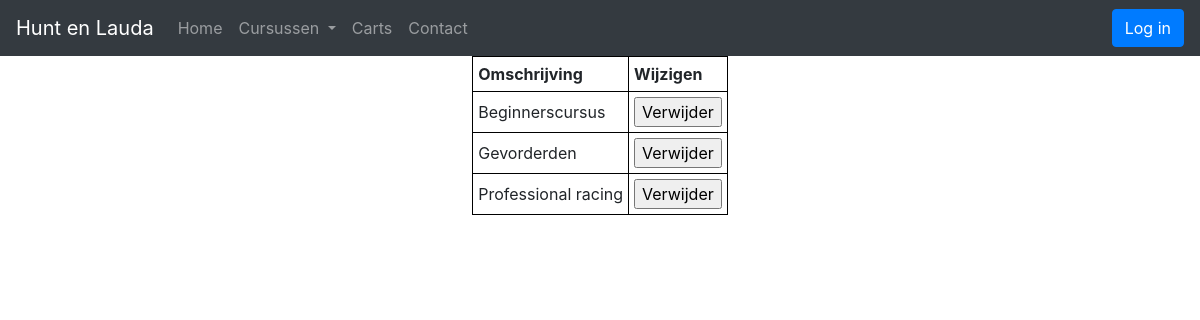
Page /cursussen-overzicht.php on the committed database.
### tables this page shows
CREATE TABLE `cursus` (
  `idcursus` int(11) NOT NULL,
  `omschrijving` varchar(45) DEFAULT NULL
);

### cursussen-overzicht.php (the view, shortened to what this page needs)
<?php
include "db/db_connection.php";
?>
<!doctype html>
<html lang="en">
<head>
    <?php
    include "includes/header.php";
    ?>
</head>
<body>
<?php
include "includes/navbar.php";
?>
<div class="container">
    <div class="row">
        <div class="col-12">
            <table>
                <tr>
                    <th>Omschrijving</th>
                    <th>Wijzigen</th>
                </tr>
                <?php
                $getCarts = mysqli_query($conn, "SELECT * FROM `cursus`");
                if ($getCarts) {
                    $amountOfCarts = mysqli_num_rows($getCarts);
                    for ($count = 1; $count <= $amountOfCarts; $count++) {
                        $row = mysqli_fetch_assoc($getCarts);
                        echo "<tr><td>" . $row['omschrijving'] ."</td><td>" . "<form method='post'><input type='submit' name='verwijder' value ='Verwijder'><input type='hidden' name='idcursus' value='" . $row['idcursus'] . "'></form></td></tr>";
                    }
                }
                ?>
            </table>
        </div>
    </div>
</div>
</body>
</html>

### css/custom.css (style rules this page uses)
td, th { border: 1px solid black; padding: 5px; }
table { margin-left: auto; margin-right: auto; }

### rows in the picture
cursus: omschrijving "Beginnerscursus"
cursus: omschrijving "Gevorderden"
cursus: omschrijving "Professional racing"
